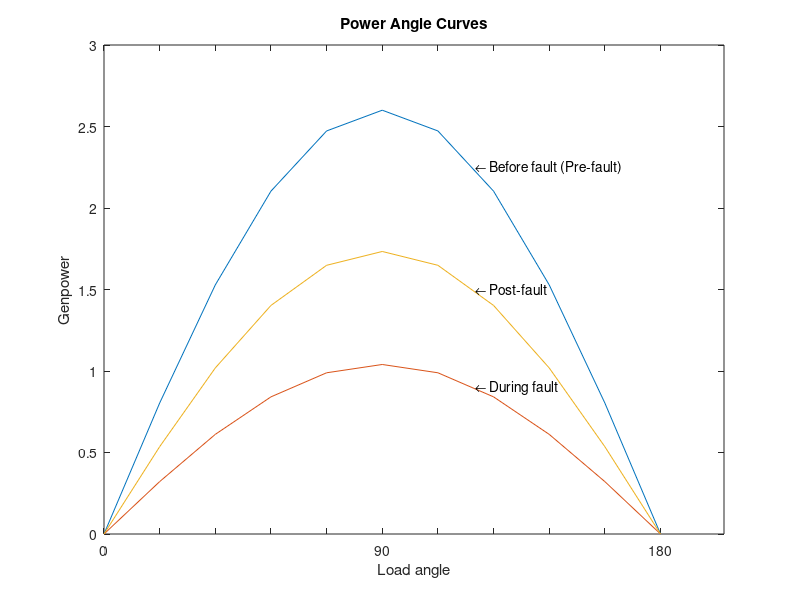
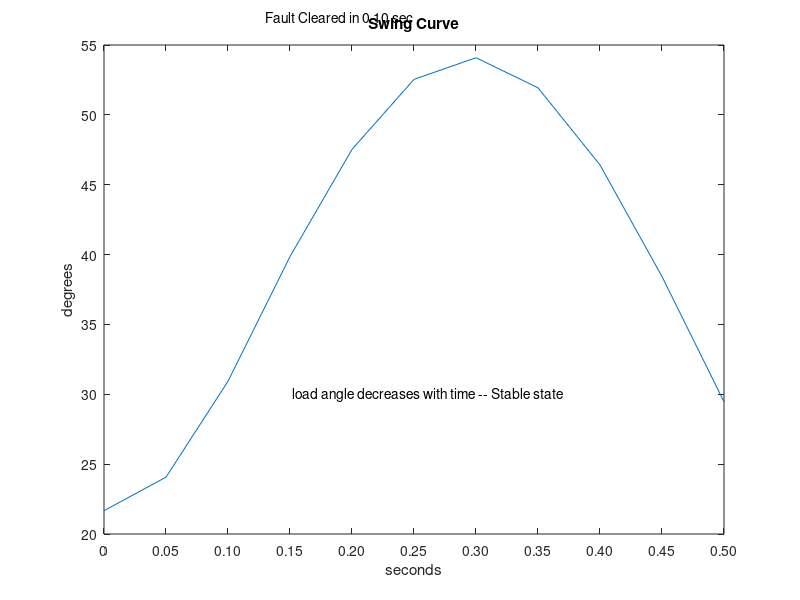

MATLAB code for these plots, in order:
clc
%% Point by Point Solution of Swing Equation
%% Problem - f = 50hz generator 50 MVA supplying 48 MW with inertia constant 'H' = 2.7 MJ/MVA at rated speed.
% E = 1.04 pu ,V = 1 pu, X1 = X2 = 0.4 pu. three phase fault on line 2.
% (a) plot swing curve for a susteained fault up to a time of 5 secs.
% (b) plot swing curve if fault is cleared by isolating line in 0.1 seconds.
% (c) Find the critical clearing angle
%% MVA base = 50 given
E = 1.04;
V = 1;
Xd = 0.2;
X1 = 0.4;
X2 = 0.4;
H = 2.7;
P = 48e3;
G = 50e3;
f = 50;
X12 = (X1/2) + Xd ; % Before fault - Reactance between generator and infinite bus
Xfault = 1.0; % During the fault - Reactance between generator and infine bus
X122 = X1 + Xd; % Postfault condition
Pmax = E*V/X12; % Pmax before fault
M = H/(180*f); % angular momentum = H/180*f
Po = P/G; % Power output in pu = 48 MW/50 MVA
delo = asind(Po/Pmax); % initial load angle in degrees //Pe = (E*V/X) sin(delo)
% Prefault condition Power angle Curve
del = 0:pi/10:pi;
Peo = (E*V/X12)*sin(del);
% During fault condition Power angle Curve
Pe1 = (E*V/Xfault)*sin(del);
% Post fault condition Power angle Curve
Pe2 = (E*V/X122)*sin(del); % Power curve after clearing fault
% Figure-1 Power angle Curve
plot(del,Peo);
set(gca,'XTick',0:pi/10:pi);
set(gca,'XTickLabel',{'0','','','','','90','','','','','180'});
title('Power Angle Curves');
xlabel('Load angle');
ylabel('Genpower');
text((2/3)*pi,(1.04/0.4)*sin((2/3)*pi),'\leftarrow Before fault (Pre-fault)','horizontalAlignment','left');
hold all
plot(del,Pe1);
text((2/3)*pi,(1.04/1.0)*sin((2/3)*pi),'\leftarrow During fault','HorizontalAlignment','left');
plot(del,Pe2);
text((2/3)*pi,(1.04/0.6)*sin((2/3)*pi),'\leftarrow Post-fault','HorizontalAlignment','left');
hold off
%% ------------
t = 0.05; % time step preferably 0.05 seconds
t1 = 0:t:0.5;
%% (a) sustained fault at t = 0
% for discontinuity at t = 0 , we take the average of accelerating power
% before and after the fault
% at t = 0-, Pa1 = 0
% at t = 0+, Pa2 = Pi - Pe2
% at t = 0 ,Pa = (Pa1 + Pa2)/2
Pao = (Po - ((E*V/Xfault)*sind(delo)))/2; % at the instant of fault del1 = delo
Pa(1) = Pao;
cdel(1) = 0;
dt = t^2/M;
for i = 1:11

 if i == 1

 d2(i) = dt*Pa(i);
 del(i) = delo;

 else
 cdel(i) = cdel(i-1) + d2(i-1);

 del(i) = del(i-1) + cdel(i);

 Pe(i) = (E*V/Xfault)*sind(del(i));

 Pa(i) = Po - Pe(i);

 d2(i) = dt*Pa(i);
 end

end
%% swing curve - 1 Plot
%figure (2);
%plot(t1,del);
%set(gca,'Xtick',0:0.05:0.5);
%set(gca,'XtickLabel',{'0','0.05','0.10','0.15','0.20','0.25','0.30','0.35','0.40','0.45','0.50'});
%title('Swing Curve');
%xlabel('seconds');
%ylabel('degrees');
%text(0.30,110,' Sustained fault','HorizontalAlignment','right');
%text(0.001,130,' load angle increases with time -- Unstable state','HorizontalAlignment','left');
%% (b) Fault cleared in 0.10 seconds ,2nd step ---- 3rd element [1]0 [2]0.05,[3]0.10
Pafo = (Po - ((E*V/Xfault)*sind(delo)))/2; % at the instant of fault del1 = delo
Paf(1) = Pao;
cdelf(1) = 0;
d1f = t^2/M;
Pe2 = (E*V/X122);
for i = 1:2

 if i == 1

 d2f(i) = dt*Pa(i);
 delf(i) = delo;

 else
 cdelf(i) = cdelf(i-1)+d2f(i-1);

 delf(i) = delf(i-1)+cdelf(i);

 Pef(i) = (E*V/Xfault)*sind(delf(i));

 Paf(i) = Po - Pef(i);

 d2f(i) = dt*Paf(i);
 end

end
% after clearing fault, power curve shift to Pe3
for i = 3:11
 if i == 3

 cdelf(i) = cdelf(i-1)+d2f(i-1);
 delf(i) = delf(i-1)+cdelf(i) ;
 Pef(i) = (E*V/Xfault)*sind(delf(i));
 Paf(i) = Po - Pef(i);
 a1 = Paf(i);
 d2f(i) = dt*Paf(i);
 a2 = d2f(i);

 Pef(i) = Pe2*sind(delf(i));
 Paf(i) = Po - Pef(i);
 d2f(i) = dt*Paf(i);

 Paf(i) = (Paf(i)+ a1)/2;
 d2f(i) = (d2f(i) + a2)/2;

 else

 cdelf(i) = cdelf(i-1)+d2f(i-1);

 delf(i) = delf(i-1)+cdelf(i);

 Pef(i) = Pe2*sind(delf(i));

 Paf(i) = Po - Pef(i);

 d2f(i) = dt*Paf(i);
 end
end
%% ------
figure (3);
plot(t1,delf);
set(gca,'Xtick',0:0.05:0.5);
set(gca,'XtickLabel',{'0','0.05','0.10','0.15','0.20','0.25','0.30','0.35','0.40','0.45','0.50'});
title('Swing Curve');
xlabel('seconds');
ylabel('degrees');
text(0.25,57,' Fault Cleared in 0.10 sec','HorizontalAlignment','right');
text(0.15,30,' load angle decreases with time -- Stable state','HorizontalAlignment','left');
%% (c) critical clearing angle
Pmax1 = E*V/X12;
Pmax2 = (E*V/Xfault);
Pmax3 = (E*V/X122);
r2 = Pmax3/Pmax1;
r1 = Pmax2/Pmax1;
R = r2-r1;
[x,y] = cart2pol(real(E),imag(E));
Emag = y;
Eangle = x; % angle in radians
delom = 180 - asind(Po/Pmax3);
X = (delom - delo)*pi/180;
Y = sind(delo);
Z = cosd(delom);
deltac = acos(((X*sind(delo))/R)-((r1*cosd(delo))/R)+((r2*cosd(delom)))/R);
fprintf('\nCritical clearing angle is')
deltac*180/pi